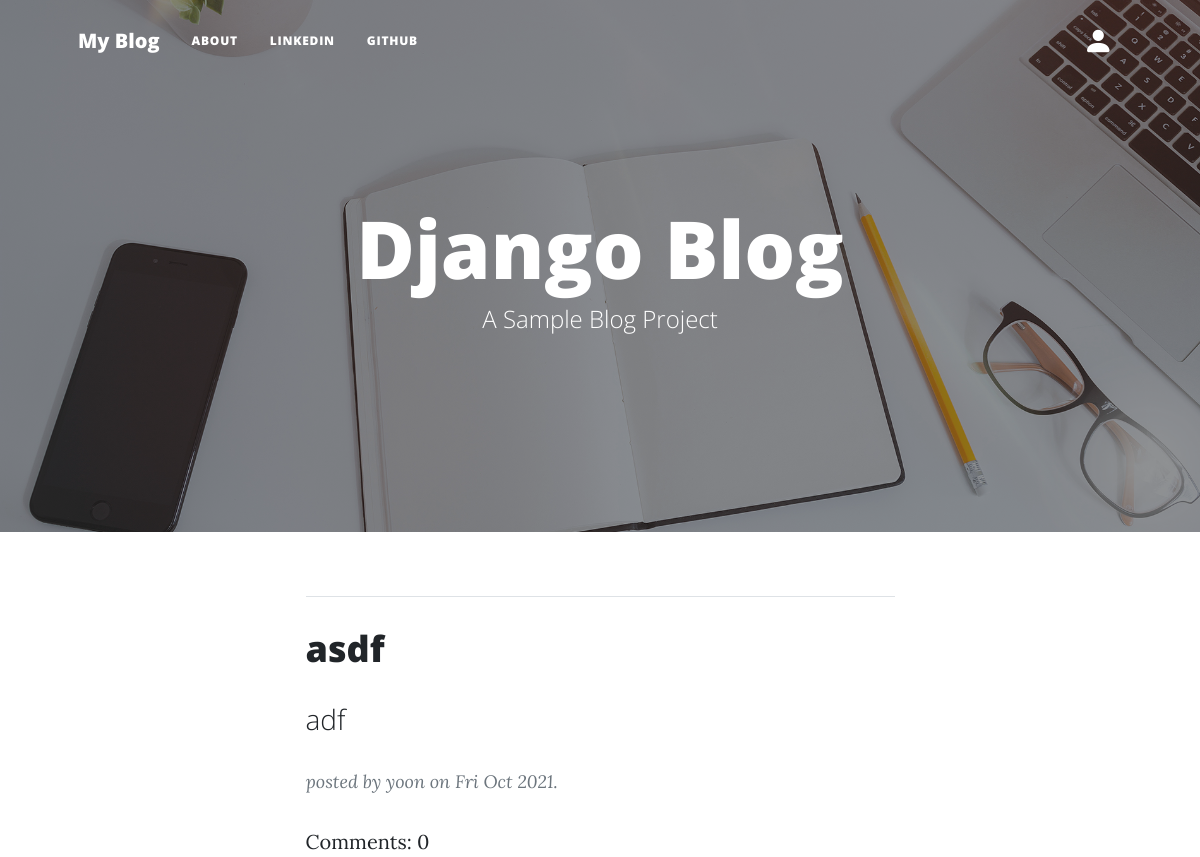
Before: / with the older database file.
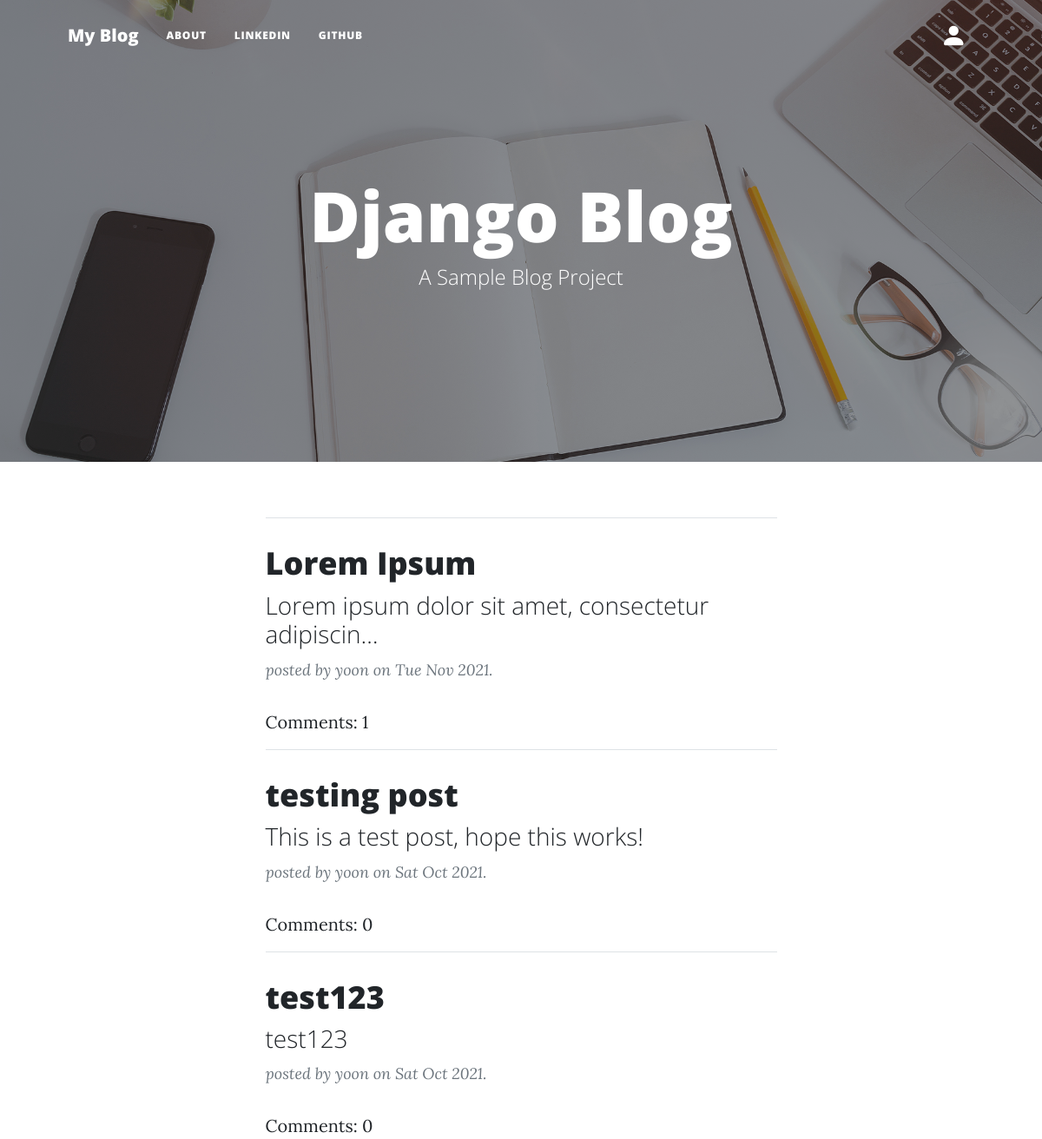
After: the same page with the newer database file.
### blog/models.py (models this page shows, shortened)
class Post(models.Model):
    author = models.ForeignKey(User, on_delete = models.CASCADE)
    title = models.CharField(max_length=255)
    text = models.TextField()
    create_date = models.DateTimeField(default=timezone.now)
    published_date = models.DateTimeField(blank = True, null = True)
    def approve_comments(self):
        return self.comments.filter(approved_comment=True)

### blog/views.py (the view)
# urls.py: path('', views.PostListView.as_view(), name = 'post_list'),
class PostListView(ListView):
    model = Post
    def get_queryset(self):
        return Post.objects.filter(published_date__lte=timezone.now()).order_by('-published_date')

### blog/templates/blog/post_list.html
{% extends 'blog/base.html' %}
{% block content %}
<div class="centerstage">
    {% for post in post_list %}
    <hr>
    <div class="post-preview">
        <a href="{% url 'post_detail' pk=post.pk %}">
            <h2 class="post-title">{{ post.title }}</h2>
            <h3 class="post-subtitle">{{ post.text|safe|truncatechars:50 }}</h3>
        </a>
        <p class="post-meta">
            posted by
            <a>{{ post.author }}</a>
            on {{ post.published_date|date:"D M Y" }}.
        </p>
        <a href="{% url 'post_detail' pk=post.pk %}">Comments: {{ post.approve_comments.count }}</a>
    </div>
    {% endfor %}
</div>
{% endblock %}

### blog/templates/blog/base.html (shortened to what this page needs)
<!DOCTYPE html>
{% load static %}
<html lang="en">
    <head>
        <link href="{% static "css/blog.css" %}" rel="stylesheet" />
        <link rel="stylesheet" href="https://cdn.jsdelivr.net/npm/bootstrap-icons@1.6.1/font/bootstrap-icons.css">
    </head>
    <body>
        <nav class="navbar navbar-expand-lg navbar-light" id="mainNav">
            <div class="container px-4 px-lg-5">
                <a class="navbar-brand" href="{% url 'post_list' %}">My Blog</a>
                <div class="collapse navbar-collapse" id="navbarResponsive">
                    <ul class="navbar-nav me-auto py-4 py-lg-0">
                        <li class="nav-item"><a class="nav-link px-lg-3 py-3 py-lg-4" href="{% url 'index' %}">About</a></li>
                        <li class="nav-item"><a class="nav-link px-lg-3 py-3 py-lg-4" href="https://www.linkedin.com">Linkedin</a></li>
                        <li class="nav-item"><a class="nav-link px-lg-3 py-3 py-lg-4" href="https://www.github.com">Github</a></li>
                    </ul>
                    <ul class="navbar-nav ms-auto py-4 py-lg-0">
                        {% if user.is_authenticated %}
                        <li class="nav-item">
                            <a class="nav-link px-lg-3 py-3 py-lg-4" href="{% url 'post_new'%}">New Post</a>
                        </li>
                        <li class="nav-item">
                            <a class="nav-link px-lg-3 py-3 py-lg-4" href="{% url 'post_draft_list'%}">Drafts</a>
                        </li>
                        <li class="nav-item">
                            <a class="nav-link px-lg-3 py-3 py-lg-4" href="{% url 'logout'%}">Log Out</a>
                        </li>
                        {% else %}
                        <li class="nav-item">
                            <a class="nav-link" href="{% url 'login' %}">
                                <i class='bi bi-person-fill'></i>
                            </a>
                        </li>
                        {% endif %}
                    </ul>
                </div>
            </div>
        </nav>
        <header class="masthead" style="background-image: url('{% static "images/home.jpg" %}')">
            <div class="container position-relative px-4 px-lg-5">
                <div class="row gx-4 gx-lg-5 justify-content-center">
                    <div class="col-md-10 col-lg-8 col-xl-7">
                        <div class="site-heading">
                            <h1>Django Blog</h1>
                            <span class="subheading">A Sample Blog Project</span>
                        </div>
                    </div>
                </div>
            </div>
        </header>
        <div class="container px-4 px-lg-5">
            <div class="row gx-4 gx-lg-5 justify-content-center">
                <div class="col-md-10 col-lg-8 col-xl-7">
                    {% block content %}{% endblock %}
                </div>
            </div>
        </div>
    </body>
</html>

Changed rows visible on the page:
removed Post: title "asdf", text "adf", author "yoon", published_date "Fri Oct 2021", approve_comments.count "0"
added Post: title "Lorem Ipsum", text "Lorem ipsum dolor sit amet, consectetur adipiscin…", author "yoon", published_date "Tue Nov 2021", approve_comments.count "1"
added Post: title "testing post", text "This is a test post, hope this works!", author "yoon", published_date "Sat Oct 2021", approve_comments.count "0"
added Post: title "test123", text "test123", author "yoon", published_date "Sat Oct 2021", approve_comments.count "0"
